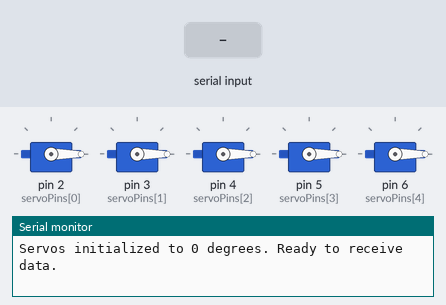
Simulated run of this sketch. Board: Arduino Uno, built with avr-gcc and run on an emulated ATmega328P. Parts: 5 × servo, the last lines printed to the serial monitor. The test bench sets the inputs (shaded band).

Above: at 1.2 s.
1.3 s: "1\n" received over Serial
At 2.5 s:
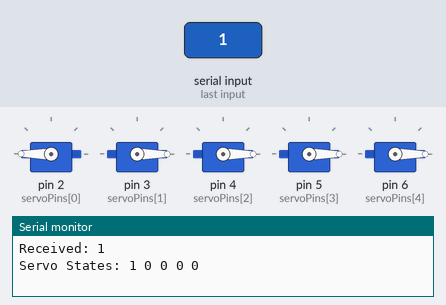
2.8 s: "5\n" received over Serial
At 3.7 s:
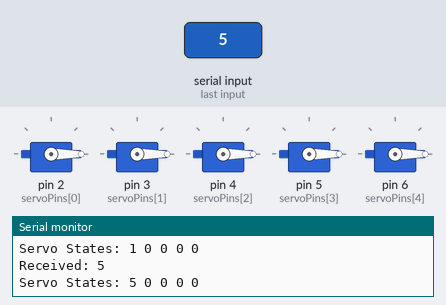
5.8 s: "1,90,45\n" received over Serial
At 6.2 s:
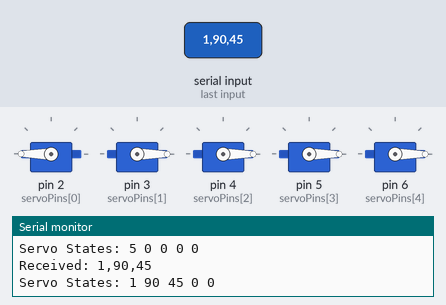
Timing chart, 0 to 8.3 s (numbered marks = the images above; inputs shaded):
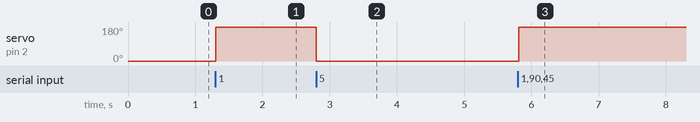

Measured:
- after the input at 1.3 s, servo on pin 2 (servoPins[0]): 0° → 180° at once
- after the input at 2.8 s, servo on pin 2 (servoPins[0]): 180° → 0° at once
- after the input at 5.8 s, servo on pin 2 (servoPins[0]): 0° → 180° at once

The sketch:

Servo_motor.ino
```cpp
#include <Servo.h>  // Include the Servo library

Servo servos[5];  // Array to hold 5 servo objects
const int servoPins[5] = {2, 3, 4, 5, 6};  // Pins to which servos are connected
int servoStates[5] = {0, 0, 0, 0, 0};      // Array to store servo states (0 or 1)

void setup() {
  Serial.begin(9600);  // Initialize serial communication
  for (int i = 0; i < 5; i++) {
    servos[i].attach(servoPins[i]);  // Attach each servo to its pin
    servos[i].write(0);  // Initialize all servos to 0 degrees
  }
  Serial.println("Servos initialized to 0 degrees. Ready to receive data.");
}

void loop() {
  if (Serial.available()) {  // Check if data is available
    String receivedData = Serial.readStringUntil('\n');  // Read data until newline
    Serial.println("Received: " + receivedData);

    // Parse the received data
    int index = 0;
    char *token = strtok(receivedData.c_str(), ",");
    while (token != NULL && index < 5) {
      servoStates[index] = atoi(token);  // Convert to integer and store in servoStates
      token = strtok(NULL, ",");
      index++;
    }

    // Control servos based on the array
    for (int i = 0; i < 5; i++) {
      if (servoStates[i] == 1) {
        servos[i].write(180);  // Turn servo to 180 degrees
      } else {
        servos[i].write(0);  // Turn servo back to 0 degrees
      }
    }

    // Debug: Print the servo states
    Serial.print("Servo States: ");
    for (int i = 0; i < 5; i++) {
      Serial.print(servoStates[i]);
      Serial.print(" ");
    }
    Serial.println();
  }
}
```
